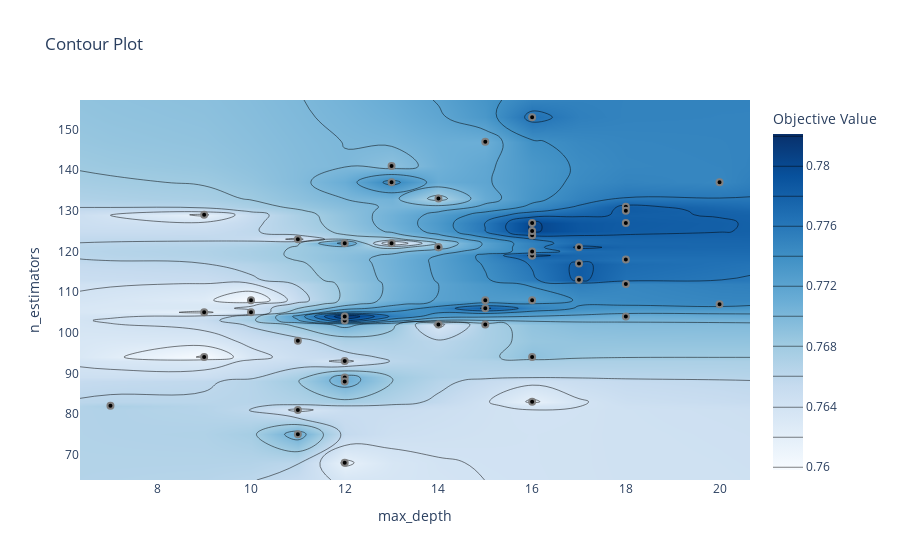

Write notebook code for a chart like this one.
### Code cell
# 4. Contour Plot
plot_contour(study).show()

### Figure 1 — Plotly figure (JSON) as saved in the notebook; plotly's stock layout.template omitted (floating-point values rounded to 4 significant figures; data arrays with more than 128 entries replaced by an {"elided": "..."} marker saying what was removed)
{"data": [{"colorbar": {"title": {"text": "Objective Value"}}, "colorscale": [[0, "rgb(247,251,255)"], [0.125, "rgb(222,235,247)"], [0.25, "rgb(198,219,239)"], [0.375, "rgb(158,202,225)"], [0.5, "rgb(107,174,214)"], [0.625, "rgb(66,146,198)"], [0.75, "rgb(33,113,181)"], [0.875, "rgb(8,81,156)"], [1, "rgb(8,48,107)"]], "connectgaps": true, "contours": {"coloring": "heatmap"}, "hoverinfo": "none", "line": {"smoothing": 1.3}, "reversescale": false, "type": "contour", "x": [6.35, 7, 9, 10, 11, 12, 13, 14, 15, 16, 17, 18, 20, 20.65], "y": [63.75, 68, 75, 81, 82, 83, 88, 89, 93, 94, 98, 102, 103, 104, 105, 106, 107, 108, 112, 113, 117, 118, 119, 120, 121, 122, 123, 124, 125, 127, 129, 130, 131, 133, 137, 141, 147, 153, 157.2], "z": {"elided": "39x14 float values"}}, {"marker": {"color": "black", "line": {"color": "Gray", "width": 2}}, "mode": "markers", "name": "Feasible Trial", "showlegend": false, "type": "scatter", "x": [10, 12, 9, 18, 14, 10, 7, 14, 11, 17, 20, 13, 16, 18, 12, 14, 20, 15, 13, 11, 12, 11, 15, 16, 16, 16, 9, 13, 12, 16, 16, 18, 9, 12, 12, 15, 11, 16, 17, 17, 14, 18, 16, 16, 16, 12, 15, 18, 18, 16], "y": [108, 122, 105, 118, 102, 105, 82, 133, 98, 113, 137, 137, 153, 112, 103, 121, 107, 147, 122, 75, 89, 123, 102, 119, 124, 94, 94, 141, 104, 83, 119, 131, 129, 93, 68, 106, 81, 108, 121, 117, 121, 127, 124, 120, 125, 88, 108, 104, 130, 127]}, {"marker": {"color": "#cccccc", "line": {"color": "Gray", "width": 2}}, "mode": "markers", "name": "Infeasible Trial", "showlegend": false, "type": "scatter", "x": [], "y": []}], "layout": {"title": {"text": "Contour Plot"}, "xaxis": {"range": [6.35, 20.65], "title": {"text": "max_depth"}}, "yaxis": {"range": [63.75, 157.2], "title": {"text": "n_estimators"}}}}
